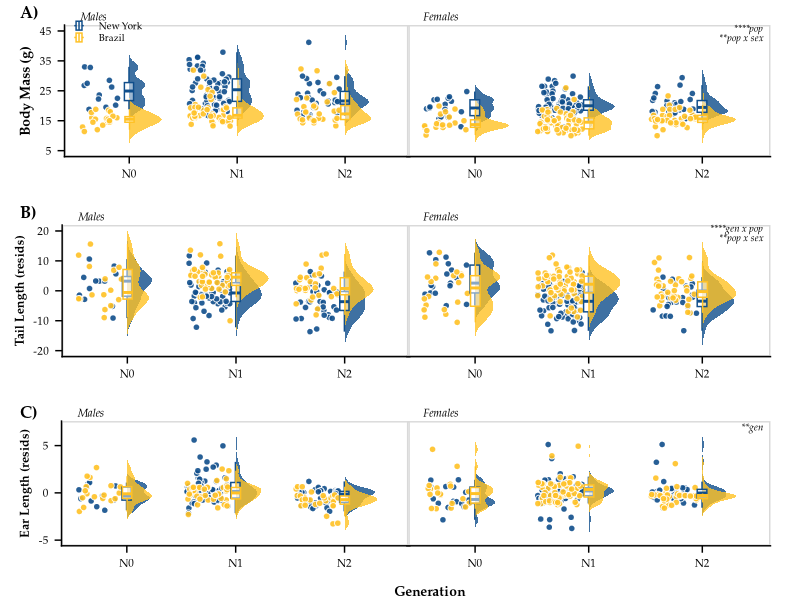

R code for this plot: (Note: this script raises an error after producing the figure.)
#!/usr/bin/env Rscript --vanilla

##############################################################
# Author: Mallory A. Ballinger
# Script first created: 24-Feb-2021
# Script last updated:  03-Apr-2021


# This script plots sex-specific body weight and extremity lengths of New York mice
# and Brazil mice cross generations.
# This script generates Figure 2 in Ballinger_et_al_2021_AmNat.


##############################################################
# Required packages
##############################################################

rm(list = ls()) # clear R's environment
library(tidyverse)
library(here)
library(ggridges)
library(cowplot)
library(car)
library(ggtext)
library(glue)
library(scales)

##############################################################
# Import data
##############################################################

GenerationMetaData <- read_csv(here("data/processed/GenerationColonyData.csv")) %>%
  select(-GUID, -Collector_ID, -Age_days, -Notes) %>%
  mutate(Ear_Length_mm = as.numeric(Ear_Length_mm),
         Hindfoot_Length_mm = as.numeric(Hindfoot_Length_mm),
         Tail_Length_mm = as.numeric(Tail_Length_mm),
         Body_Length_mm = as.numeric(Body_Length_mm),
         Body_Weight_g = as.numeric(Body_Weight_g)) %>%
  mutate(Population = fct_recode(Population, "New York" = "New_York")) %>%
  mutate(Sex = fct_relevel(Sex, "Male", "Female")) %>% # puts males before females
  mutate(Population = fct_relevel(Population, "New York", "Brazil"))

# get sample size of each column
colSums(!is.na(GenerationMetaData))





##############################################################
# Apply filtering and calculate residuals
##############################################################

# Based on outlier tests (see 'code/model_Generations.R'), any tail length
# less than 50mm is an extreme outlier
Generation_filtered <- GenerationMetaData %>%
  mutate(Tail_Length_mm = ifelse(Tail_Length_mm < 50, NA, Tail_Length_mm))

# save TL x BW residuals
residsTLBW <- lm(Tail_Length_mm ~ Body_Weight_g, data = Generation_filtered,
                 na.action = na.exclude)
Generation_filtered$Resids_TLBW <- resid(residsTLBW)


# Based on outlier tests (see 'code/model_Generations.R'), any ear length
# less than 8mm is an extreme outlier
Generation_filtered_2 <- GenerationMetaData %>%
  mutate(Ear_Length_mm = ifelse(Ear_Length_mm < 8, NA, Ear_Length_mm))

# save TL x BW residuals
residsELBW <- lm(Ear_Length_mm ~ Body_Weight_g, data = Generation_filtered_2,
                 na.action = na.exclude)
Generation_filtered_2$Resids_ELBW <- resid(residsELBW)





##############################################################
# Get values from statistical analyses
##############################################################
# Refer to 'code/model_Generations.R' for model comparisons and statistical analyses

## car::Anova(lm(rank(Body_Weight_g) ~ Generation * Population * Sex, data = GenerationMetaData), type = "III")
# Anova Table (Type III tests)
# 
# Response: rank(Body_Weight_g)
# Sum Sq  Df F value    Pr(>F)    
# (Intercept)                140198   1 16.4317 5.966e-05 ***
#   Generation                  25753   2  1.5092   0.22223    
# Population                 234928   1 27.5345 2.407e-07 ***
#   Sex                          8415   1  0.9862   0.32121    
# Generation:Population        4862   2  0.2849   0.75221    
# Generation:Sex              23473   2  1.3756   0.25378    
# Population:Sex              33427   1  3.9177   0.04840 *  
#   Generation:Population:Sex   46731   2  2.7386   0.06577 .  
# Residuals                 3745600 439                      
# ---
# Signif. codes:  0 ‘***’ 0.001 ‘**’ 0.01 ‘*’ 0.05 ‘.’ 0.1 ‘ ’ 1

Body_Mass <- glue("****_pop_<br>\\
                  **_pop x sex_")

## car::Anova(lm(Tail_Length_mm ~ Body_Weight_g + Generation * Population * Sex, data = Generation_filtered), type = "III")
# Anova Table (Type III tests)
# 
# Response: Tail_Length_mm
# Sum Sq  Df   F value    Pr(>F)    
# (Intercept)                73475   1 3328.1354 < 2.2e-16 ***
#   Body_Weight_g                868   1   39.3297 8.922e-10 ***
#   Generation                    82   2    1.8514   0.15831    
# Population                    43   1    1.9400   0.16440    
# Sex                           13   1    0.5932   0.44161    
# Generation:Population        650   2   14.7101 6.696e-07 ***
#   Generation:Sex                12   2    0.2814   0.75488    
# Population:Sex                90   1    4.0670   0.04437 *  
#   Generation:Population:Sex    104   2    2.3548   0.09617 .  
# Residuals                   9250 419                        
# ---
# Signif. codes:  0 ‘***’ 0.001 ‘**’ 0.01 ‘*’ 0.05 ‘.’ 0.1 ‘ ’ 1

TailLength <- glue("****_gen x pop_<br>\\
                  **_pop x sex_")


## car::Anova(lm(rank(Ear_Length_mm) ~ Body_Weight_g + Generation * Population * Sex, data = Generation_filtered_2), type = "III")
# Anova Table (Type III tests)
# 
# Response: rank(Ear_Length_mm)
# Sum Sq  Df F value    Pr(>F)    
# (Intercept)                 64210   1  5.0614  0.024972 *  
#   Body_Weight_g              310068   1 24.4414 1.102e-06 ***
#   Generation                 141698   2  5.5848  0.004033 ** 
#   Population                   1409   1  0.1110  0.739140    
# Sex                          7493   1  0.5907  0.442588    
# Generation:Population       47007   2  1.8527  0.158068    
# Generation:Sex              12208   2  0.4811  0.618411    
# Population:Sex                179   1  0.0141  0.905532    
# Generation:Population:Sex    2063   2  0.0813  0.921914    
# Residuals                 5429675 428                      
# ---
# Signif. codes:  0 ‘***’ 0.001 ‘**’ 0.01 ‘*’ 0.05 ‘.’ 0.1 ‘ ’ 1

EarLength <- glue("**_gen_")





##############################################################
# Plot sex-specific body mass ridgeplot across generations
##############################################################

MaleBW <- GenerationMetaData %>%
  filter(Sex == "Male")

FemaleBW <- GenerationMetaData %>%
  filter(Sex == "Female")


Mmassridge <- 
  ggplot(data = MaleBW, aes(y = Generation, x = Body_Weight_g)) +
  geom_density_ridges(aes(point_color = Population, point_fill = Population, fill = Population),
                      jittered_points = TRUE, position = "raincloud",
                      alpha = 0.8, point_size = 1.85, point_alpha = 0.9, scale = 0.3,
                      point_shape=21, point_color = "white", color = NA) +
  geom_boxplot(aes(x = Body_Weight_g, y = Generation, color = Population),
               position = position_dodge(width = 0.01),  outlier.shape = NA,
               alpha = 0.5, width = 0.17) +
  scale_x_continuous(breaks = seq(from=5, to=45, by=10),
                     labels = seq(from=5, to=45, by=10),
                     limits = c(5,45)) +
  scale_discrete_manual("point_fill", values = c("dodgerblue4","goldenrod1"), guide="none") +
  scale_discrete_manual("point_color", values = c("dodgerblue4","goldenrod1"), guide = "none") +
  scale_color_manual(values=c("dodgerblue4","goldenrod1")) +
  scale_fill_manual(values=c("dodgerblue4","goldenrod1", "dodgerblue4","goldenrod1")) +
  guides(color=guide_legend(override.aes=list(fill=NA)),
         linetype=guide_legend(override.aes = list(fill=NA))) +# removes gray shading from legend
  coord_flip() +
  theme_half_open(20) +
  panel_border() + # puts border around facets
  theme(panel.grid.minor = element_blank(), axis.line = element_line(colour = "black"),
        axis.title.y = element_text(margin = margin(r = 5), size = 10, face = "bold", family = "Palatino"),
        axis.text.x = element_text(size = 8, color = "black", family = "Palatino"),
        axis.text.y = element_text(size = 8, color = "black", family = "Palatino"),
        legend.position = c(0.025, 0.95),
        legend.background = element_blank(),
        legend.box.background = element_blank(),
        legend.key = element_blank(),
        legend.key.size = unit(0.3, "cm"),
        #legend.key.height = unit(0.5, "cm"),
        #legend.key.width = unit(0.5, "cm"),
        legend.text = element_text(size=7, family = "Palatino"),
        legend.title = element_blank(),
        plot.tag = element_text(family = "Palatino", size = 10, face = "italic", hjust = 1),
        plot.tag.position = c(0.15,1.025),
        plot.title = element_text(size = 8, face = "italic", hjust = 0.05, vjust = -3, family = "Palatino"),
        plot.title.position = "panel",
        plot.margin = unit(c(0, -0.25, 0, 0.5), "cm")) +
  labs(x = "Body Mass (g)",
       y = NULL,
       title = "Males")
       #tag = Body_Mass)


Fmassridge <- 
  ggplot(data = FemaleBW, aes(y = Generation, x = Body_Weight_g)) +
  geom_density_ridges(aes(point_color = Population, point_fill = Population, fill = Population),
                      jittered_points = TRUE, position = "raincloud",
                      alpha = 0.8, point_size = 1.85, point_alpha = 0.9, scale = 0.3,
                      point_shape=21, point_color = "white", color = NA) +
  geom_boxplot(aes(x = Body_Weight_g, y = Generation, color = Population),
               position = position_dodge(width = 0.01),  outlier.shape = NA,
               alpha = 0.5, width = 0.17) +
  #annotate("text", x = 44, y=3.4, label="**gen x pop\n*pop x sex", family = "Palatino", fontface = 3, size = 3, hjust = 1) +
  scale_x_continuous(breaks = seq(from=5, to=45, by=10),
                     labels = seq(from=5, to=45, by=10),
                     limits = c(5,45)) +
  scale_discrete_manual("point_fill", values = c("dodgerblue4","goldenrod1"), guide="none") +
  scale_discrete_manual("point_color", values = c("dodgerblue4","goldenrod1"), guide = "none") +
  scale_color_manual(values=c("dodgerblue4","goldenrod1")) +
  scale_fill_manual(values=c("dodgerblue4","goldenrod1", "dodgerblue4","goldenrod1")) +
  guides(color=guide_legend(override.aes=list(fill=NA)),
         linetype=guide_legend(override.aes = list(fill=NA))) +
  coord_flip() +
  theme_half_open(20) +
  panel_border() + # puts border around facets
  theme(panel.grid.minor = element_blank(), axis.line = element_line(colour = "black"),
        axis.text.x = element_text(size = 8, color = "black", family = "Palatino"),
        axis.text.y = element_blank(),
        axis.ticks.y = element_blank(),
        axis.line.y = element_blank(),
        legend.position = 'none',
        plot.tag = element_markdown(family = "Palatino", size = 7, face = "italic", hjust = 1),
        plot.tag.position = c(0.98,0.83),
        plot.title = element_text(size = 8, face = "italic", hjust = 0.05, vjust = -3, family = "Palatino"),
        plot.title.position = "panel",
        plot.margin = unit(c(0, 0.75, 0.5, 0), "cm")) + # top, right, bottom, lef
  labs(x = NULL,
       y = NULL,
       title = "Females",
       tag = Body_Mass)


BW <- cowplot::plot_grid(Mmassridge, Fmassridge, labels = c('A)', ''), align = "h",
                         label_fontfamily = "Palatino", label_size = 12, label_x = 0.05, hjust = 0)





##############################################################
# Plot sex-specific tail length ridgeplot across generaitons
##############################################################

MaleTL <- Generation_filtered %>%
  filter(Sex == "Male")

FemaleTL <- Generation_filtered %>%
  filter(Sex == "Female")


Mtailridge <- 
  ggplot(data = MaleTL, aes(y = Generation, x = Resids_TLBW)) +
  geom_density_ridges(aes(point_color = Population, point_fill = Population, fill = Population),
                      jittered_points = TRUE, position = "raincloud",
                      alpha = 0.8, point_size = 1.85, point_alpha = 0.9, scale = 0.3,
                      point_shape=21, point_color = "white", color = NA) +
  geom_boxplot(aes(x = Resids_TLBW, y = Generation, color = Population),
               position = position_dodge(width = 0.01),  outlier.shape = NA,
               alpha = 0.5, width = 0.17) +
  scale_x_continuous(breaks = seq(from=-20, to=20, by=10),
                     labels = seq(from=-20, to=20, by=10),
                     limits = c(-20,20)) +
  scale_discrete_manual("point_fill", values = c("dodgerblue4","goldenrod1"), guide="none") +
  scale_discrete_manual("point_color", values = c("dodgerblue4","goldenrod1"), guide = "none") +
  scale_color_manual(values=c("dodgerblue4","goldenrod1")) +
  scale_fill_manual(values=c("dodgerblue4","goldenrod1", "dodgerblue4","goldenrod1")) +
  guides(color=guide_legend(override.aes=list(fill=NA)),
         linetype=guide_legend(override.aes = list(fill=NA))) +# removes gray shading from legend
  coord_flip() +
  theme_half_open(20) +
  panel_border() + # puts border around facets
  theme(panel.grid.minor = element_blank(), axis.line = element_line(colour = "black"),
        axis.title.x = element_text(margin = margin(t = 10), size = 10, face = "bold", family = "Palatino", hjust = 1.15),
        axis.title.y = element_text(margin = margin(r = 3), size = 9, face = "bold", family = "Palatino"),
        axis.text.x = element_text(size = 8, color = "black", family = "Palatino"),
        axis.text.y = element_text(size = 8, color = "black", family = "Palatino"),
        legend.position = "none",
        legend.background = element_blank(),
        legend.box.background = element_blank(),
        legend.key = element_blank(),
        legend.key.height = unit(0.5, "cm"),
        legend.key.width = unit(0.5, "cm"),
        legend.text = element_text(size=8, family = "Palatino"),
        legend.title = element_blank(),
        plot.tag = element_text(family = "Palatino", size = 10, face = "italic"),
        plot.tag.position = c(0.17,1.025),
        plot.title = element_text(size = 8, face = "italic", hjust = 0.05, vjust = -3, family = "Palatino"),
        plot.title.position = "panel",
        plot.margin = unit(c(0, -0.25, 0, 0.375), "cm")) +
  labs(x = "Tail Length (resids)",
       y = NULL,
       title = "Males")
       #tag = "Males")


Ftailridge <- 
  ggplot(data = FemaleTL, aes(y = Generation, x = Resids_TLBW)) +
  geom_density_ridges(aes(point_color = Population, point_fill = Population, fill = Population),
                      jittered_points = TRUE, position = "raincloud",
                      alpha = 0.8, point_size = 1.85, point_alpha = 0.9, scale = 0.3,
                      point_shape=21, point_color = "white", color = NA) +
  geom_boxplot(aes(x = Resids_TLBW, y = Generation, color = Population),
               position = position_dodge(width = 0.01),  outlier.shape = NA,
               alpha = 0.5, width = 0.17, fill = "white") +
  #annotate("text", x = 19, y=3, label="**gen\n**gen x sex", family = "Palatino", fontface = 3, size = 3, hjust = 0) +
  scale_x_continuous(breaks = seq(from=-20, to=20, by=10),
                     labels = seq(from=-20, to=20, by=10),
                     limits = c(-20,20)) +
  scale_discrete_manual("point_fill", values = c("dodgerblue4","goldenrod1"), guide="none") +
  scale_discrete_manual("point_color", values = c("dodgerblue4","goldenrod1"), guide = "none") +
  scale_color_manual(values=c("dodgerblue4","goldenrod1")) +
  scale_fill_manual(values=c("dodgerblue4","goldenrod1", "dodgerblue4","goldenrod1")) +
  guides(color=guide_legend(override.aes=list(fill=NA)),
         linetype=guide_legend(override.aes = list(fill=NA))) +
  coord_flip() +
  theme_half_open(20) +
  panel_border() + # puts border around facets
  theme(panel.grid.minor = element_blank(), axis.line = element_line(colour = "black"),
        axis.title.x = element_text(margin = margin(t = 10), size = 10, face = "bold", family = "Palatino", hjust = 0.6),
        axis.title.y = element_text(margin = margin(r = 10), size = 10, face = "bold", family = "Palatino"),
        axis.text.x = element_text(size = 8, color = "black", family = "Palatino"),
        axis.text.y = element_blank(),
        axis.ticks.y = element_blank(),
        axis.line.y = element_blank(),
        legend.position = 'none',
        legend.background = element_blank(),
        legend.box.background = element_blank(),
        legend.key = element_blank(),
        legend.key.height = unit(0.5, "cm"),
        legend.key.width = unit(0.5, "cm"),
        legend.text = element_text(size=8, family = "Palatino"),
        legend.title = element_blank(),
        plot.tag = element_markdown(family = "Palatino", size = 7, face = "italic", hjust = 1),
        plot.tag.position = c(0.98,0.83),
        plot.title = element_text(size = 8, face = "italic", hjust = 0.05, vjust = -3, family = "Palatino"),
        plot.title.position = "panel",
        plot.margin = unit(c(0, 0.75, 0.5, 0), "cm")) + # top, right, bottom, left (0.5, 0.5, 0.1, -0.5)
  labs(x = NULL,
       y = NULL,
       title = "Females",
       tag = TailLength)


Tails <- cowplot::plot_grid(Mtailridge, Ftailridge, labels = c('B)', ''), align = "h",
                            label_fontfamily = "Palatino", label_size = 12, label_x = 0.05, hjust = 0)





##############################################################
# Plot sex-specific ear length ridgeplot across generaitons
##############################################################

MaleEL <- Generation_filtered_2 %>%
  filter(Sex == "Male")

FemaleEL <- Generation_filtered_2 %>%
  filter(Sex == "Female")


Mearridge <- 
  ggplot(data = MaleEL, aes(y = Generation, x = Resids_ELBW)) +
  geom_density_ridges(aes(point_color = Population, point_fill = Population, fill = Population),
                      jittered_points = TRUE, position = "raincloud",
                      alpha = 0.8, point_size = 1.85, point_alpha = 0.9, scale = 0.3,
                      point_shape=21, point_color = "white", color = NA) +
  geom_boxplot(aes(x = Resids_ELBW, y = Generation, color = Population),
               position = position_dodge(width = 0.01),  outlier.shape = NA,
               alpha = 0.5, width = 0.17) +
  scale_x_continuous(breaks = seq(from=-5, to=10, by=5),
                     labels = seq(from=-5, to=10, by=5),
                     limits = c(-5,7)) +
  scale_discrete_manual("point_fill", values = c("dodgerblue4","goldenrod1"), guide="none") +
  scale_discrete_manual("point_color", values = c("dodgerblue4","goldenrod1"), guide = "none") +
  scale_color_manual(values=c("dodgerblue4","goldenrod1")) +
  scale_fill_manual(values=c("dodgerblue4","goldenrod1", "dodgerblue4","goldenrod1")) +
  guides(color=guide_legend(override.aes=list(fill=NA)),
         linetype=guide_legend(override.aes = list(fill=NA))) +# removes gray shading from legend
  coord_flip() +
  theme_half_open(20) +
  panel_border() + # puts border around facets
  theme(panel.grid.minor = element_blank(), axis.line = element_line(colour = "black"),
        axis.title.x = element_text(margin = margin(t = 12), size = 10, face = "bold", family = "Palatino", hjust = 1.2),
        axis.title.y = element_text(margin = margin(r = 3), size = 9, face = "bold", family = "Palatino"),
        axis.text.x = element_text(size = 8, color = "black", family = "Palatino"),
        axis.text.y = element_text(size = 8, color = "black", family = "Palatino"),
        legend.position = "none",
        legend.background = element_blank(),
        legend.box.background = element_blank(),
        legend.key = element_blank(),
        legend.key.height = unit(0.5, "cm"),
        legend.key.width = unit(0.5, "cm"),
        legend.text = element_text(size=8, family = "Palatino"),
        legend.title = element_blank(),
        plot.tag = element_text(family = "Palatino", size = 10, face = "italic"),
        plot.tag.position = c(0.17,1.025),
        plot.title = element_text(size = 8, face = "italic", hjust = 0.05, vjust = -3, family = "Palatino"),
        plot.title.position = "panel",
        plot.margin = unit(c(-0.1, -0.25, -.250, 0.5), "cm")) +
  labs(x = "Ear Length (resids)",
       y = "Generation",
       title = "Males")
       #tag = "Males")


Fearridge <- 
  ggplot(data = FemaleEL, aes(y = Generation, x = Resids_ELBW)) +
  geom_density_ridges(aes(point_color = Population, point_fill = Population, fill = Population),
                      jittered_points = TRUE, position = "raincloud",
                      alpha = 0.8, point_size = 1.85, point_alpha = 0.9, scale = 0.3,
                      point_shape=21, point_color = "white", color = NA) +
  geom_boxplot(aes(x = Resids_ELBW, y = Generation, color = Population),
               position = position_dodge(width = 0.01),  outlier.shape = NA,
               alpha = 0.5, width = 0.17, fill = "white") +
  #annotate("text", x = 19, y=3, label="**gen\n**gen x sex", family = "Palatino", fontface = 3, size = 3, hjust = 0) +
  scale_x_continuous(breaks = seq(from=-5, to=10, by=5),
                     labels = seq(from=-5, to=10, by=5),
                     limits = c(-5,7)) +
  scale_discrete_manual("point_fill", values = c("dodgerblue4","goldenrod1"), guide="none") +
  scale_discrete_manual("point_color", values = c("dodgerblue4","goldenrod1"), guide = "none") +
  scale_color_manual(values=c("dodgerblue4","goldenrod1")) +
  scale_fill_manual(values=c("dodgerblue4","goldenrod1", "dodgerblue4","goldenrod1")) +
  guides(color=guide_legend(override.aes=list(fill=NA)),
         linetype=guide_legend(override.aes = list(fill=NA))) +
  coord_flip() +
  theme_half_open(20) +
  panel_border() + # puts border around facets
  theme(panel.grid.minor = element_blank(), axis.line = element_line(colour = "black"),
        axis.title.x = element_text(margin = margin(t = 10), size = 10, face = "bold", family = "Palatino", hjust = 0.6),
        axis.title.y = element_text(margin = margin(r = 10), size = 9, face = "bold", family = "Palatino"),
        axis.text.x = element_text(size = 8, color = "black", family = "Palatino"),
        axis.text.y = element_blank(),
        axis.ticks.y = element_blank(),
        axis.line.y = element_blank(),
        legend.position = 'none',
        legend.background = element_blank(),
        legend.box.background = element_blank(),
        legend.key = element_blank(),
        legend.key.height = unit(0.5, "cm"),
        legend.key.width = unit(0.5, "cm"),
        legend.text = element_text(size=8, family = "Palatino"),
        legend.title = element_blank(),
        plot.tag = element_markdown(family = "Palatino", size = 7, face = "italic", hjust = 1),
        plot.tag.position = c(0.98,0.85),
        plot.title = element_text(size = 8, face = "italic", hjust = 0.05, vjust = -3, family = "Palatino"),
        plot.title.position = "panel",
        plot.margin = unit(c(-0.1, 0.75, -0.25, 0), "cm")) + # top, right, bottom, left (0.5, 0.5, 0.1, -0.5)
  labs(x = NULL,
       y = NULL,
       title = "Females",
       tag = EarLength)


Ears <- cowplot::plot_grid(Mearridge, Fearridge, labels = c('C)', ''), align = 'h',
                           label_fontfamily = "Palatino", label_size = 12, label_x = 0.05, hjust = 0)



cowplot::plot_grid(BW, Tails, Ears, ncol=1, nrow=3, label_fontfamily = "Palatino",
                   label_size = 12, label_x = 0.05, hjust = 0, align = 'hv')

ggsave("results/figures/Generations_colony.tiff", height = 7, width = 6, compression = "lzw")
ggsave("results/figures/Generations_colony.pdf", height = 7, width = 6)
